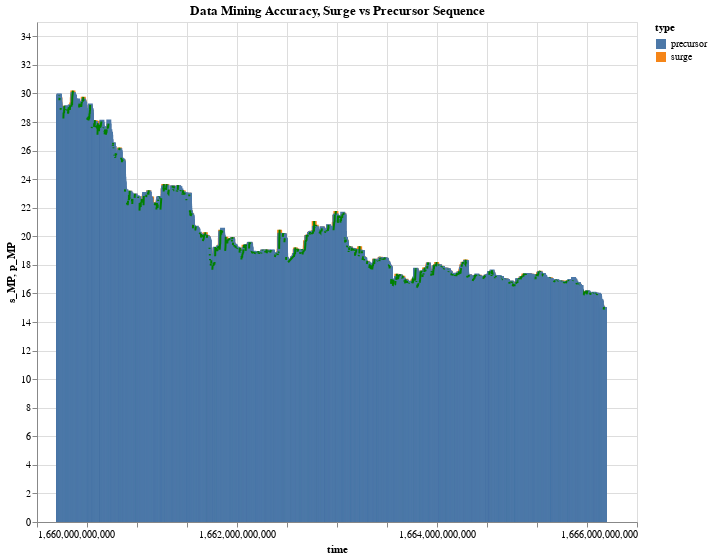

The notebook cell this image was saved under:
### Markdown cell above
Altair visualization code is set up to create an interactive chart that combines line and bar marks to represent the data mining accuracy, distinguishing between surges and precursors in your dataset. The chart is titled “Data Mining Accuracy, Surge vs Precursor Sequence” with a subtitle explaining the precursors.

  **Here’s a breakdown of the code:**
-   subset takes the first 4999 rows of sequence_df.
-   line creates a green line chart for the ‘s_MP’ column over time.
-   s_bar creates a bar chart for the ‘s_MP’ column over time, colored by ‘type’.
-   p_bar creates a bar chart for the ‘p_MP’ column over time, also colored by ‘type’.
-   chart combines these three charts and sets the width and height.
-   The title and subtitle are set for the chart, and it’s made interactive.

### Code cell
subset = sequence_df[:4999]
line = alt.Chart(subset).mark_line(color='green').encode(
    x='time',
    y='s_MP'
)

s_bar = alt.Chart(subset).mark_bar().encode(
    x='time',
    y='s_MP',
    color='type:N'
)

p_bar = alt.Chart(subset).mark_bar().encode(
    x='time',
    y='p_MP',
    color='type:N'
)

chart = (s_bar + p_bar + line).properties(width=600, height=500)
chart.title = 'Data Mining Accuracy, Surge vs Precursor Sequence'
subtitle = 'Precursors are contiguous periods where percentage rate of growth is less than threshold'
chart.properties(title=alt.TitleParams(text=[chart.title, subtitle], baseline='bottom', orient='top', anchor='start', fontSize=14))
chart.interactive()

### Figure 1 — Vega-Lite specification as saved in the notebook (floating-point values rounded to 4 significant figures; data arrays with more than 128 entries replaced by an {"elided": "..."} marker saying what was removed)
{"config": {"view": {"continuousWidth": 300, "continuousHeight": 300}}, "layer": [{"mark": {"type": "bar"}, "encoding": {"color": {"field": "type", "type": "nominal"}, "x": {"field": "time", "type": "quantitative"}, "y": {"field": "s_MP", "type": "quantitative"}}, "name": "view_1"}, {"mark": {"type": "bar"}, "encoding": {"color": {"field": "type", "type": "nominal"}, "x": {"field": "time", "type": "quantitative"}, "y": {"field": "p_MP", "type": "quantitative"}}}, {"mark": {"type": "line", "color": "green"}, "encoding": {"x": {"field": "time", "type": "quantitative"}, "y": {"field": "s_MP", "type": "quantitative"}}}], "data": {"name": "data-1caaf7be8d36b5888fef63ff529ab198"}, "height": 500, "params": [{"name": "param_1", "select": {"type": "interval", "encodings": ["x", "y"]}, "bind": "scales", "views": ["view_1"]}], "title": "Data Mining Accuracy, Surge vs Precursor Sequence", "width": 600, "$schema": "https://vega.github.io/schema/vega-lite/v5.8.0.json", "datasets": {"data-1caaf7be8d36b5888fef63ff529ab198": {"elided": "4999 records"}}}
